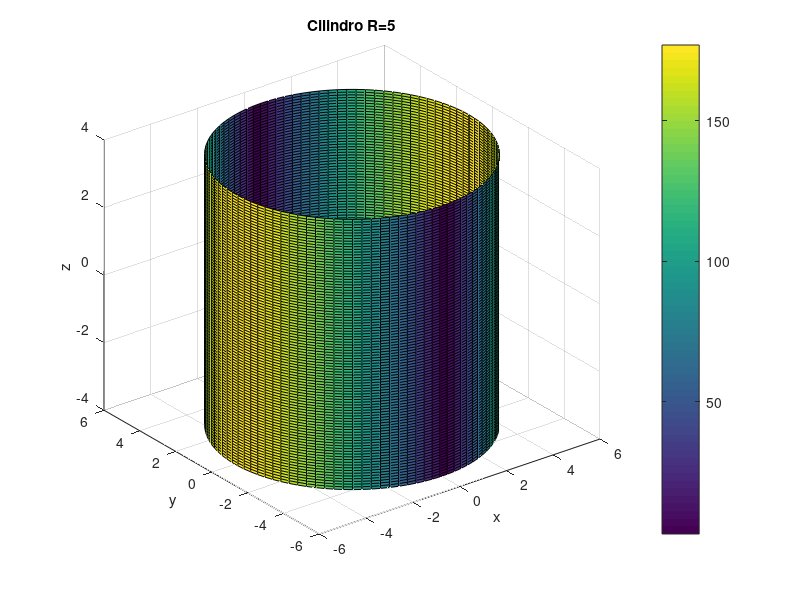

This figure's MATLAB source:
rho=5
Ecampo=10.*10.^( 12)
l=8

z1=linspace(-l./2,l./2,100)
phi1=linspace(0,2.*pi,100)
[phi,z]=meshgrid(phi1,z1)
e=8.85.*10.^(-12)

[x,y,z]=pol2cart(phi,rho,z)
neophi=atan(y./x)
sigma = 2.*e.*Ecampo.*cos(neophi);

surf(x,y,z,sigma)
colorbar;
title("Cilindro R=5")
xlabel("x")
ylabel("y")
zlabel("z")